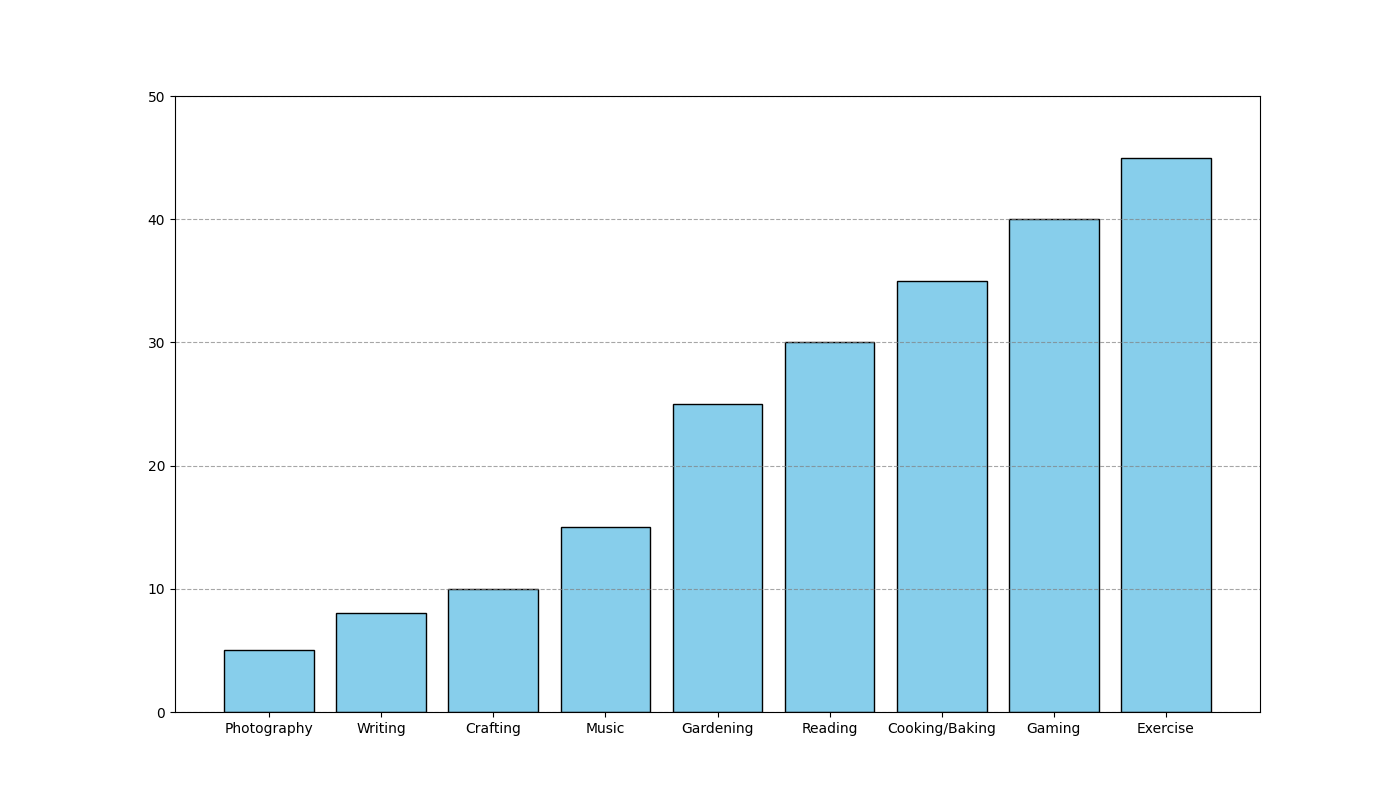

Source code (Python):
import matplotlib.pyplot as plt
import numpy as np

hobbies = [
    "Photography", 
    "Writing", 
    "Crafting", 
    "Music", 
    "Gardening", 
    "Reading", 
    "Cooking/Baking", 
    "Gaming", 
    "Exercise"
]

percentages = [5, 8, 10, 15, 25, 30, 35, 40, 45]

# Apply a single color consistently across all data groups
single_color = 'skyblue'

fig, ax = plt.subplots(figsize=(14, 8))
bars = ax.bar(hobbies, percentages, color=single_color, edgecolor='black')
ax.set_ylim(0, 50)
ax.yaxis.grid(True, linestyle='--', which='major', color='grey', alpha=0.7)
plt.show()
